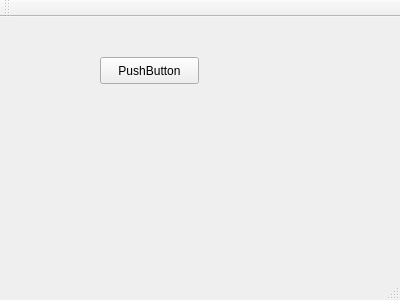
<?xml version="1.0" encoding="UTF-8"?>
<ui version="4.0">
 <class>MainWindow</class>
 <widget class="QMainWindow" name="MainWindow">
  <property name="geometry">
   <rect>
    <x>0</x>
    <y>0</y>
    <width>400</width>
    <height>300</height>
   </rect>
  </property>
  <property name="windowTitle">
   <string>MainWindow</string>
  </property>
  <widget class="QWidget" name="centralWidget">
   <widget class="QPushButton" name="pushButton">
    <property name="geometry">
     <rect>
      <x>100</x>
      <y>40</y>
      <width>99</width>
      <height>27</height>
     </rect>
    </property>
    <property name="text">
     <string>PushButton</string>
    </property>
   </widget>
  </widget>
  <widget class="QMenuBar" name="menuBar">
   <property name="geometry">
    <rect>
     <x>0</x>
     <y>0</y>
     <width>400</width>
     <height>25</height>
    </rect>
   </property>
  </widget>
  <widget class="QToolBar" name="mainToolBar">
   <attribute name="toolBarArea">
    <enum>TopToolBarArea</enum>
   </attribute>
   <attribute name="toolBarBreak">
    <bool>false</bool>
   </attribute>
  </widget>
  <widget class="QStatusBar" name="statusBar"/>
 </widget>
 <layoutdefault spacing="6" margin="11"/>
 <resources/>
 <connections/>
</ui>
